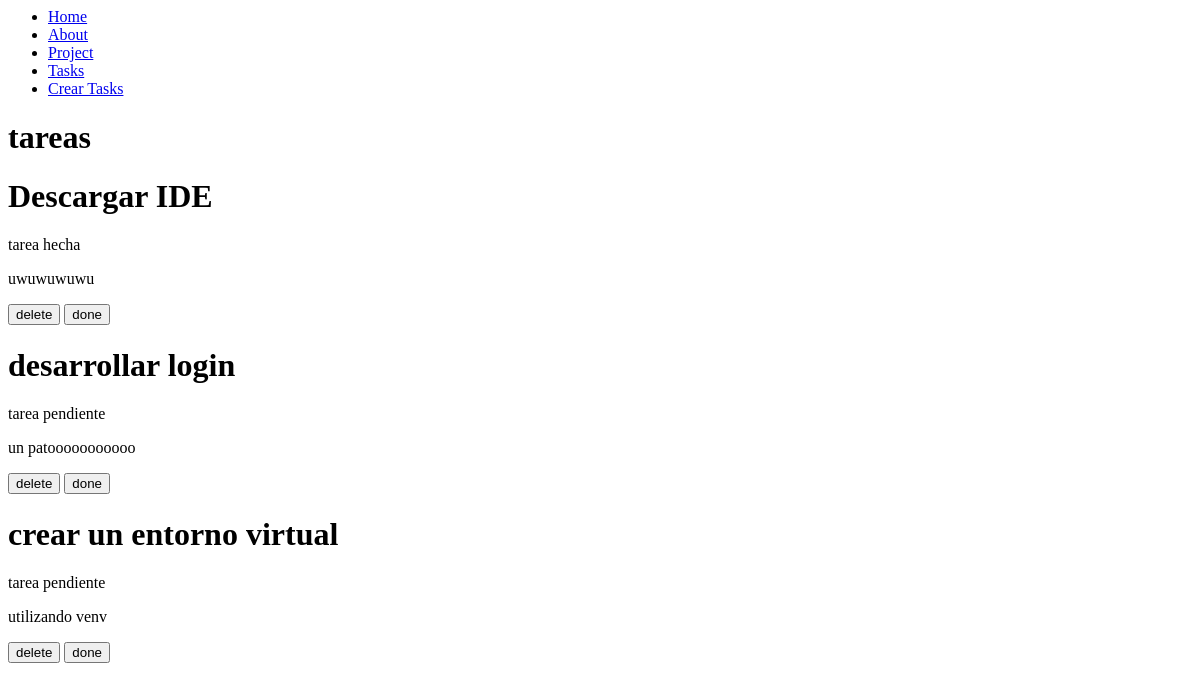
/tasks/, run on an earlier commit of the app's database.
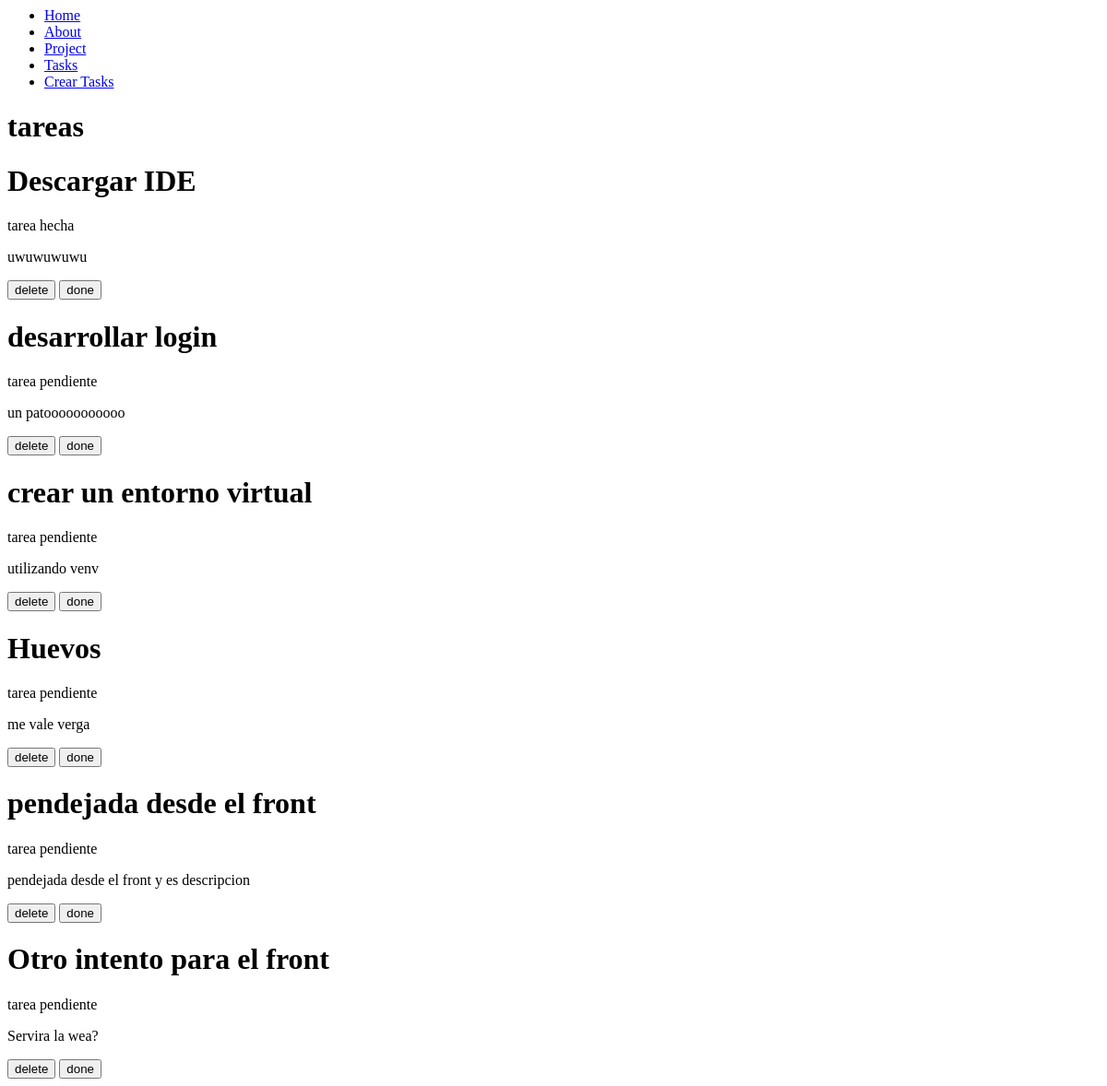
And on a later commit of the database.
### myapp/models.py (models this page shows, shortened)
class Task(models.Model):
    title = models.CharField(max_length=200)
    description = models.TextField()
    project = models.ForeignKey(Project, on_delete=models.CASCADE)
    done = models.BooleanField(default=False)

### myapp/views.py (the view)
# urls.py: path('tasks/', views.tasks),
def tasks(request):
    taskss = Task.objects.all()
    return render(request, 'tasks.html',{
        'tasks': taskss
    })

### myapp/templates/tasks.html (shortened to what this page needs)
{% extends "layouts/base.html" %}
{% block content %}
<h1>tareas</h1>
{% for task in tasks %}
    <div>
        <h1>{{task.title}}</h1>
        {% if task.done == False %}
        <p> tarea pendiente</p>
        {% else%}
        <p> tarea hecha</p>
        {% endif %}
        <p>{{task.description}}</p>
        <button>delete</button>
        <button>done</button>
    <div>
{% endfor %}
{% endblock %}

### myapp/templates/layouts/base.html
<nav>
    <ul>
        <li>
            <a href="/">Home</a>
        </li>
        <li>
            <a href="/about">About</a>
        </li>
        <li>
            <a href="/projects">Project</a>
        </li>
        <li>
            <a href="/tasks">Tasks</a>
        </li>
        <li>
            <a href="/create_task">Crear Tasks</a>
        </li>
    </ul>
</nav>
{% block content %}
{% endblock %}

What changed in the data, as far as the page shows it:
added Task: title "Huevos", done "tarea pendiente", description "me vale verga"
added Task: title "pendejada desde el front", done "tarea pendiente", description "pendejada desde el front y es descripcion"
added Task: title "Otro intento para el front", done "tarea pendiente", description "Servira la wea?"
